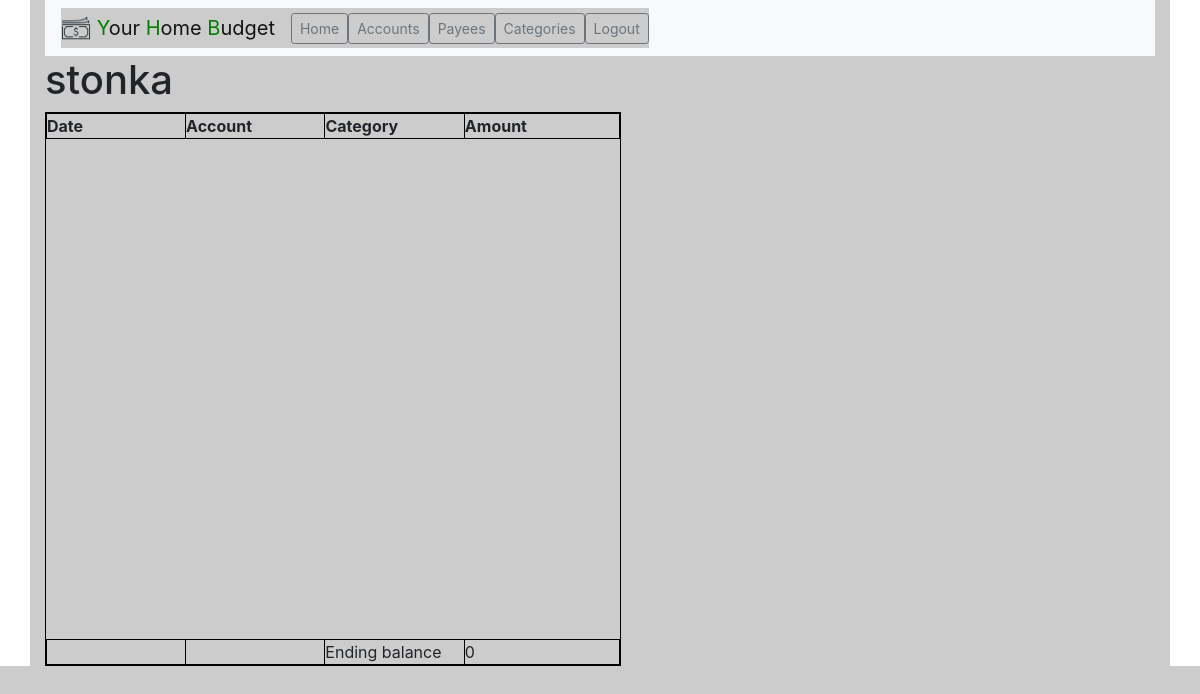
The page /payee/8 (signed in) on the database as committed earlier.
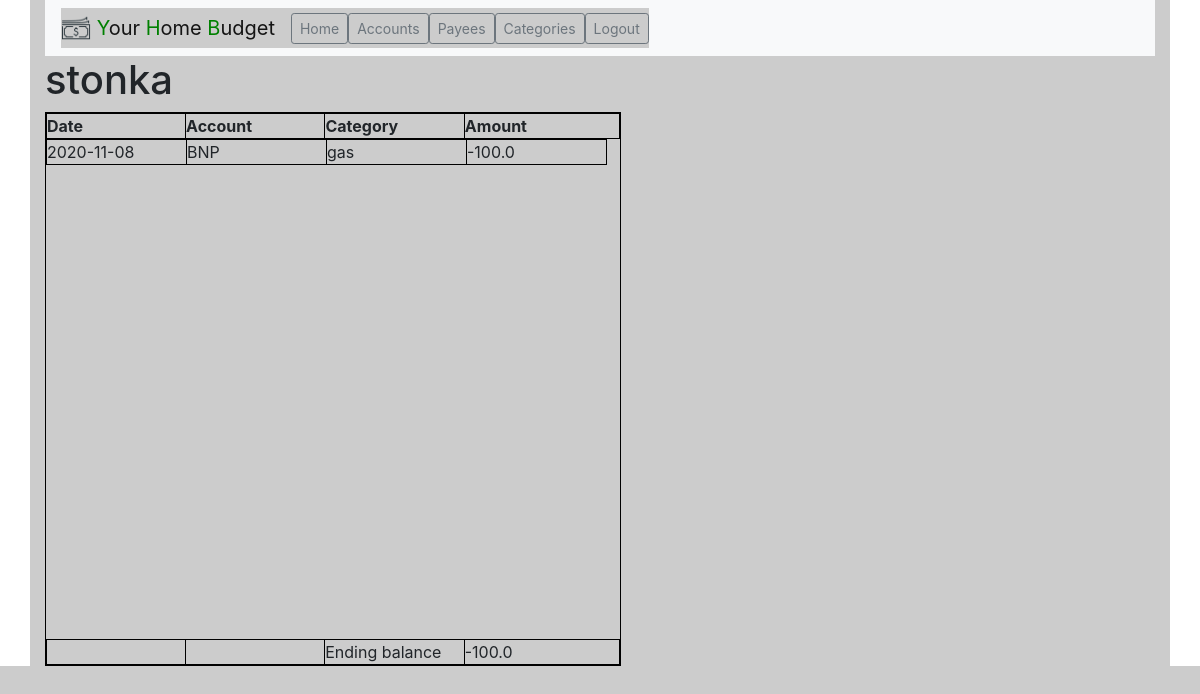
The same page on the database as committed later.
### tables this page shows
CREATE TABLE payee (payee_id INTEGER PRIMARY KEY, payee_name TEXT NOT NULL, user_id INTEGER NOT NULL, description TEXT);

CREATE TABLE transactions (transaction_id INTEGER PRIMARY KEY, 
date TEXT NOT NULL, payee_id INTEGER NOT NULL, 
category_id INTEGER NOT NULL, amount REAL NOT NULL, 
user_id INTEGER NOT NULL, account_id INTEGER NOT NULL);

CREATE TABLE account (account_id INTEGER PRIMARY KEY, account_name TEXT NOT NULL, user_id INTEGER NOT NULL, starting_balance REAL DEFAULT 0, account_hide INTEGER DEFAULT 0);

CREATE TABLE category (category_id INTEGER PRIMARY KEY, category_name TEXT NOT NULL, user_id INTEGER NOT NULL);

### app/views.py (the view)
@app.route("/payee/<payee_id>")
@login_required
def payee(payee_id):
    with sql.connect("sqlite.db") as con:
        cur = con.cursor()
        cur.execute("SELECT payee_name FROM payee WHERE payee_id = ?",
                    (payee_id,))
        payee_name = cur.fetchone()[0]
        category_list_dict = category_list_from_db(session["user_id"], cur)
        account_list_dict = account_list_from_db(session["user_id"], cur)
        cur.execute(
            """SELECT * FROM transactions WHERE user_id = ? AND payee_id = ?
            ORDER BY date""", (session["user_id"], payee_id))
        trans_db = cur.fetchall()
    con.close()
    total = 0
    trans_list_dict = []
    for tran in trans_db:
        tran_dict = {}
        tran_dict["transaction_id"] = tran[0]
        tran_dict["date"] = tran[1]
        tran_dict["payee_id"] = tran[2]
        tran_dict["payee_name"] = payee_name
        tran_dict["category_id"] = tran[3]
        for cat in category_list_dict:
            if cat["category_id"] == tran[3]:
                tran_dict["category_name"] = cat["category_name"]
        tran_dict["amount"] = tran[4]
        total = round(float(total + tran[4]), 2)
        tran_dict["user_id"] = tran[5]
        tran_dict["account_id"] = tran[6]
        for acc in account_list_dict:
            if acc["account_id"] == tran[6]:
                tran_dict["account_name"] = acc["account_name"]
        trans_list_dict.append(tran_dict)
    return render_template("payee.html", payee_name=payee_name,
                           trans_list_dict=trans_list_dict, total=total)

### app/helpers.py (called while the page is built)
def login_required(f):
    @wraps(f)
    def decorated_function(*args, **kwargs):
        if session.get('user_id') is None:
            return redirect("/login")
        return f(*args, **kwargs)
    return decorated_function

def category_list_from_db(user_id, cur):
    category_list_dict = []
    cur.execute("""SELECT * FROM category WHERE user_id = ?
        ORDER BY category_name COLLATE NOCASE ASC""", (user_id,))
    category_db = cur.fetchall()
    if not category_db:
        flash("You need to add category before", "error")
        return redirect("/categories")
    for category in category_db:
        category_dict = {}
        category_dict["category_id"] = category[0]
        category_dict["category_name"] = category[1]
        category_dict["user_id"] = category[2]
        category_list_dict.append(category_dict)
    return category_list_dict

def account_list_from_db(user_id, cur):
    account_list_dict = []
    cur.execute("""SELECT * FROM account WHERE user_id = ?
        ORDER BY account_name COLLATE NOCASE ASC""", (user_id,))
    account_db = cur.fetchall()
    if not account_db:
        flash("You need to add category before", "error")
        return redirect("/add_account")
    for acc in account_db:
        account_dict = {}
        account_dict["account_id"] = acc[0]
        account_dict["account_name"] = acc[1]
        account_dict["user_id"] = acc[2]
        account_dict["starting_balance"] = acc[3]
        account_dict["account_hide"] = acc[4]
        account_list_dict.append(account_dict)
    return account_list_dict

### app/views.py (called while the page is built)
@app.after_request
def after_request(response):
    response.headers["Cache-Control"] = "no-cache, no-store, must-revalidate"
    response.headers["Expires"] = 0
    response.headers["Pragma"] = "no-cache"
    return response

@app.context_processor
def inject_dict_for_all_templates():
    return dict(href_dict=href_dict)

### app/templates/payee.html (shortened to what this page needs)
{% extends "layout.html" %}
{% block main %}
    <h1>{{ payee_name }}</h1>
    <table>
        <thead>
            <tr>
                <th>Date</th>
                <th>Account</th>
                <th>Category</th>
                <th>Amount</th>
            </tr>
        </thead>
        <tfoot>
            <tr>
                <td></td>
                <td></td>
                <td>Ending balance</td>
                <td>{{ total }}</td>
            </tr>
        </tfoot>
        <tbody>
            {% for tran in trans_list_dict %}
            <tr>
                <td>{{ tran["date"] }}</td>
                <td>{{ tran["account_name"] }}</td>
                <td>{{ tran["category_name"] }}</td>
                <td>{{ tran["amount"] }}</td>
            </tr>
            {% endfor %}
        </tbody>
    </table>
{% endblock %}

### app/templates/layout.html (shortened to what this page needs)
<!DOCTYPE html>
<html lang="en">
    <head>
        <link rel="stylesheet" type="text/css"
        href="{{url_for('static', filename='style.css')}}">
        <link rel="stylesheet"
        href="https://cdn.jsdelivr.net/npm/bootstrap@4.5.3/dist/css/bootstrap.min.css"
>
    </head>
    <body>
        <div class="container">
            {% set href_list_keys = href_dict.keys() %}
            <nav class="navbar navbar-light bg-light">
            <form class="form-inline">
                <a class="navbar-brand">
                    <img src="./static/logo_small.png" width="30" height="30" class="d-inline-block align-top" alt="" loading="lazy">
                    <span style="color:green;">Y</span>our <span style="color:green;">H</span>ome <span style="color:green;">B</span>udget
                </a>
                {% if session.user_id %}
                {% for element in href_list_keys %}
                    {% if element == st_name %}
                        <a href="{{ href_dict[element] }}">
                        <button  class="btn btn-outline-success" type="button">
                            {{ element }}
                        </button>
                        </a>
                    {% else %}
                        <a href="{{ href_dict[element] }}">
                        <button class="btn btn-sm btn-outline-secondary"
                        type="button">
                            {{ element }}
                        </button>
                        </a>
                    {% endif %}
                {% endfor %}
                {% else %}
                    {% block navbar %}{% endblock %}
                {% endif %}
            </form>
            </nav>
            {% block main %}{% endblock %}
        </div>
    </body>
</html>

### app/static/style.css (style rules this page uses)
* { background-color: #ccc; margin: 0; padding: 0; }
table { width: 576px; border-spacing: 0; border: 1px solid black; border-collapse: collapse; }
tbody, tfoot tr, thead tr { display: block; }
tbody { height: 500px; overflow-y: auto; overflow-x: hidden; }
tbody td, thead th, tfoot td { width: 140px; }
thead th:last-child, tfoot td:last-child { width: 156px; }
th, td { border-spacing: 0; border: 1px solid black; border-collapse: collapse; }

Rows that differ between the two databases and show on the page:
added transactions: date "2020-11-08", amount "-100.0"
now on this page (row unchanged): account: account_name "BNP"
now on this page (row unchanged): category: category_name "gas"
Other text that changed with them:
{{ total }}: "0" → "-100.0"
